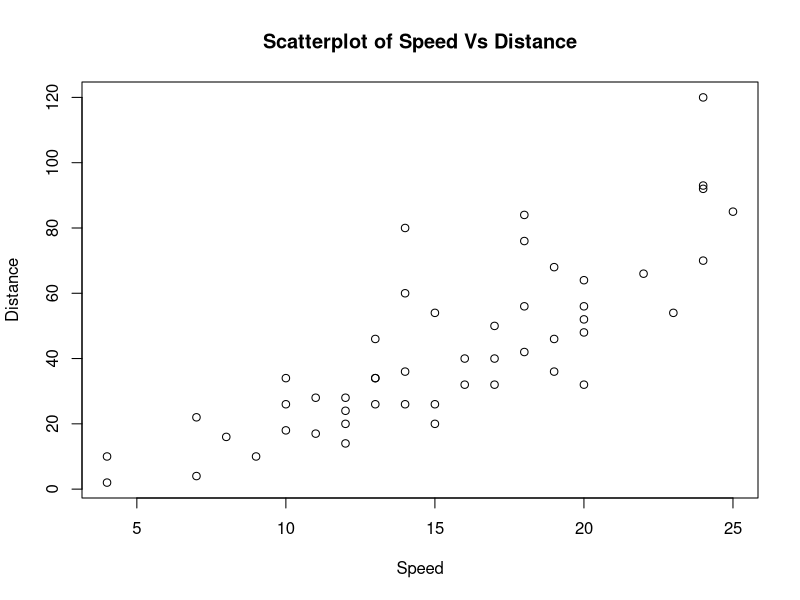
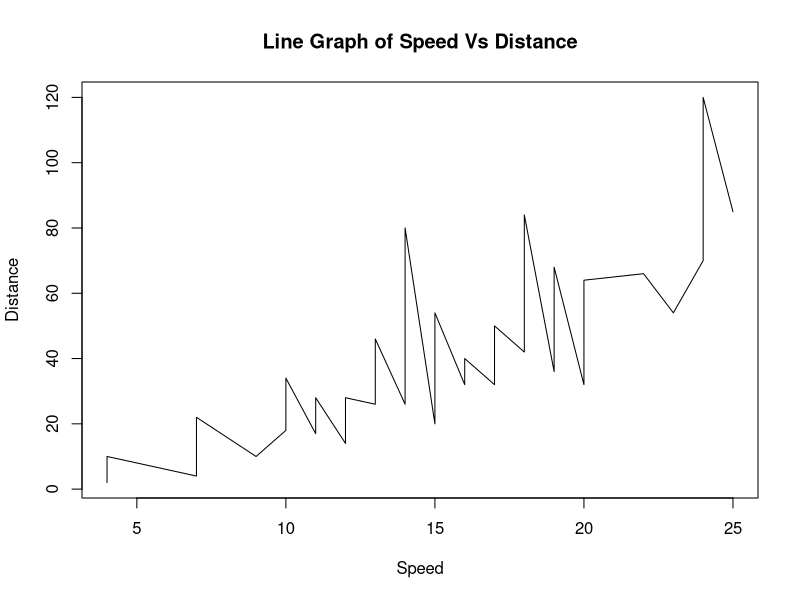

Write R code to recreate these figures, in order.
## ---- chunk 1

data(cars)
cars

## ---- chunk 2

plot(x=cars$speed, y=cars$dist,
     xlab="Speed", ylab="Distance",
     main="Scatterplot of Speed Vs Distance")

plot(x=cars$speed, y=cars$dist, type="l",
     xlab="Speed", ylab="Distance",
     main="Line Graph of Speed Vs Distance")
## ---- chunk 3

summary(cars)

## ---- chunk 4

max.speed <- summary(cars$speed)["Max."]
min.dist  <- summary(cars$dist)["Min."]
str <- paste0("Maximum speed is ", max.speed, ", and minimum distance is ", 
              min.dist)
str

